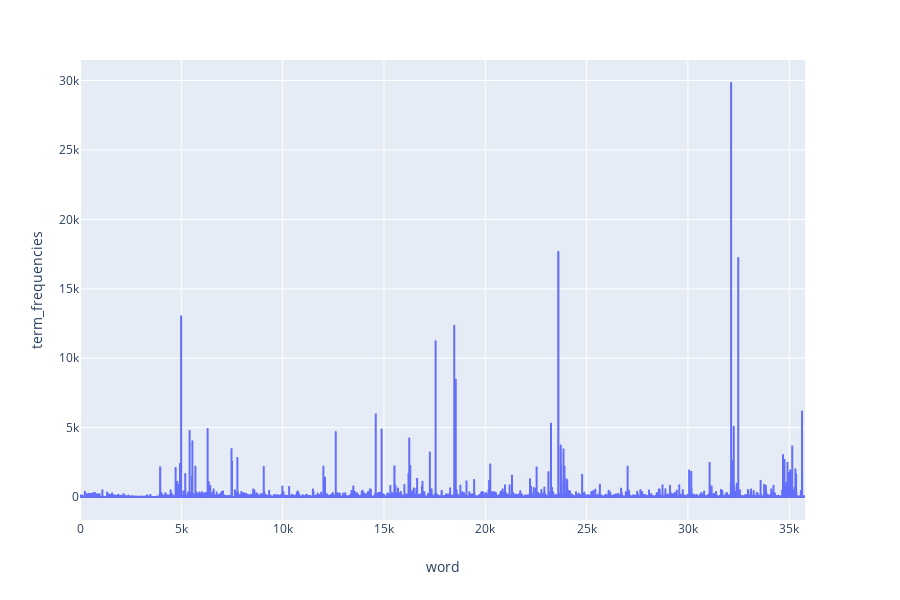

Notebook cell for this chart:
### Code cell
# Answer here
import plotly.express as px

fig = px.line(x=[i for i in range(len(term_frequencies))], y=[list(i)[0] for i in term_frequencies], labels={'x':'word', 'y':'term_frequencies'})
fig.show()

### Figure 1 — Plotly figure (JSON) as saved in the notebook; plotly's stock layout.template omitted (floating-point values rounded to 4 significant figures; data arrays with more than 128 entries replaced by an {"elided": "..."} marker saying what was removed)
{"data": [{"hoverlabel": {"namelength": 0}, "hovertemplate": "word=%{x}<br>term_frequencies=%{y}", "legendgroup": "", "line": {"color": "#636efa", "dash": "solid"}, "mode": "lines", "name": "", "showlegend": false, "type": "scattergl", "x": {"elided": "35788 int values"}, "xaxis": "x", "y": {"elided": "35788 int values"}, "yaxis": "y"}], "layout": {"height": 600, "legend": {"tracegroupgap": 0}, "margin": {"t": 60}, "xaxis": {"anchor": "y", "domain": [0, 0.98], "title": {"text": "word"}}, "yaxis": {"anchor": "x", "domain": [0, 1], "title": {"text": "term_frequencies"}}}}
